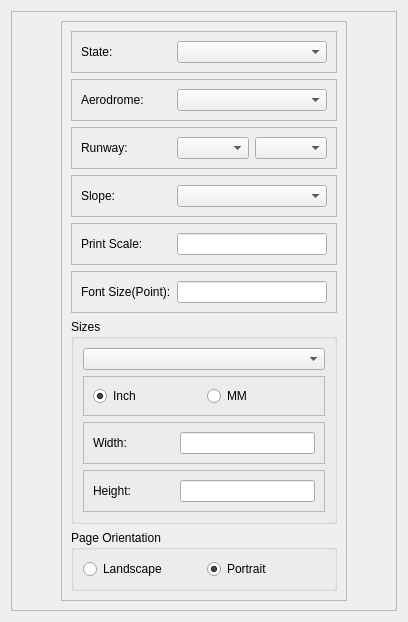
         <widget class="QWidget" name="page">
          <layout class="QVBoxLayout" name="verticalLayout_3">
           <item>
            <widget class="QFrame" name="frame_13">
             <property name="frameShape">
              <enum>QFrame::StyledPanel</enum>
             </property>
             <property name="frameShadow">
              <enum>QFrame::Raised</enum>
             </property>
             <layout class="QHBoxLayout" name="horizontalLayout_6">
              <item>
               <spacer name="horizontalSpacer">
                <property name="orientation">
                 <enum>Qt::Horizontal</enum>
                </property>
                <property name="sizeHint" stdset="0">
                 <size>
                  <width>40</width>
                  <height>20</height>
                 </size>
                </property>
               </spacer>
              </item>
              <item>
               <widget class="QFrame" name="frame_3">
                <property name="frameShape">
                 <enum>QFrame::StyledPanel</enum>
                </property>
                <property name="frameShadow">
                 <enum>QFrame::Raised</enum>
                </property>
                <layout class="QVBoxLayout" name="verticalLayout_9">
                 <item>
                  <widget class="QFrame" name="frmState">
                   <property name="frameShape">
                    <enum>QFrame::StyledPanel</enum>
                   </property>
                   <property name="frameShadow">
                    <enum>QFrame::Raised</enum>
                   </property>
                   <layout class="QHBoxLayout" name="horizontalLayout_3">
                    <item>
                     <widget class="QLabel" name="lblState">
                      <property name="minimumSize">
                       <size>
                        <width>90</width>
                        <height>0</height>
                       </size>
                      </property>
                      <property name="maximumSize">
                       <size>
                        <width>90</width>
                        <height>16777215</height>
                       </size>
                      </property>
                      <property name="text">
                       <string>State: </string>
                      </property>
                     </widget>
                    </item>
                    <item>
                     <widget class="QComboBox" name="ddlState"/>
                    </item>
                   </layout>
                  </widget>
                 </item>
                 <item>
                  <widget class="QFrame" name="frmAerodrome">
                   <property name="frameShape">
                    <enum>QFrame::StyledPanel</enum>
                   </property>
                   <property name="frameShadow">
                    <enum>QFrame::Raised</enum>
                   </property>
                   <layout class="QHBoxLayout" name="horizontalLayout_4">
                    <item>
                     <widget class="QLabel" name="lblAerodrome">
                      <property name="minimumSize">
                       <size>
                        <width>90</width>
                        <height>0</height>
                       </size>
                      </property>
                      <property name="maximumSize">
                       <size>
                        <width>90</width>
                        <height>16777215</height>
                       </size>
                      </property>
                      <property name="text">
                       <string>Aerodrome: </string>
                      </property>
                     </widget>
                    </item>
                    <item>
                     <widget class="QComboBox" name="ddlAerodrome"/>
                    </item>
                   </layout>
                  </widget>
                 </item>
                 <item>
                  <widget class="QFrame" name="frmRunway">
                   <property name="frameShape">
                    <enum>QFrame::StyledPanel</enum>
                   </property>
                   <property name="frameShadow">
                    <enum>QFrame::Raised</enum>
                   </property>
                   <layout class="QHBoxLayout" name="horizontalLayout_5">
                    <item>
                     <widget class="QLabel" name="lblRunway">
                      <property name="minimumSize">
                       <size>
                        <width>90</width>
                        <height>0</height>
                       </size>
                      </property>
                      <property name="maximumSize">
                       <size>
                        <width>90</width>
                        <height>16777215</height>
                       </size>
                      </property>
                      <property name="text">
                       <string>Runway: </string>
                      </property>
                     </widget>
                    </item>
                    <item>
                     <widget class="QComboBox" name="ddlRunway1"/>
                    </item>
                    <item>
                     <widget class="QComboBox" name="ddlRunway2"/>
                    </item>
                   </layout>
                  </widget>
                 </item>
                 <item>
                  <widget class="QFrame" name="frmSlope">
                   <property name="frameShape">
                    <enum>QFrame::StyledPanel</enum>
                   </property>
                   <property name="frameShadow">
                    <enum>QFrame::Raised</enum>
                   </property>
                   <layout class="QHBoxLayout" name="horizontalLayout_7">
                    <item>
                     <widget class="QLabel" name="lblSlope">
                      <property name="minimumSize">
                       <size>
                        <width>90</width>
                        <height>0</height>
                       </size>
                      </property>
                      <property name="maximumSize">
                       <size>
                        <width>90</width>
                        <height>16777215</height>
                       </size>
                      </property>
                      <property name="text">
                       <string>Slope: </string>
                      </property>
                     </widget>
                    </item>
                    <item>
                     <widget class="QComboBox" name="ddlSlope"/>
                    </item>
                   </layout>
                  </widget>
                 </item>
                 <item>
                  <widget class="QFrame" name="frmPrintScale">
                   <property name="frameShape">
                    <enum>QFrame::StyledPanel</enum>
                   </property>
                   <property name="frameShadow">
                    <enum>QFrame::Raised</enum>
                   </property>
                   <layout class="QHBoxLayout" name="horizontalLayout_8">
                    <item>
                     <widget class="QLabel" name="lblPrintScale">
                      <property name="minimumSize">
                       <size>
                        <width>90</width>
                        <height>0</height>
                       </size>
                      </property>
                      <property name="maximumSize">
                       <size>
                        <width>90</width>
                        <height>16777215</height>
                       </size>
                      </property>
                      <property name="text">
                       <string>Print Scale: </string>
                      </property>
                     </widget>
                    </item>
                    <item>
                     <widget class="QLineEdit" name="txtPrintScale"/>
                    </item>
                   </layout>
                  </widget>
                 </item>
                 <item>
                  <widget class="QFrame" name="frmFontSize">
                   <property name="frameShape">
                    <enum>QFrame::StyledPanel</enum>
                   </property>
                   <property name="frameShadow">
                    <enum>QFrame::Raised</enum>
                   </property>
                   <layout class="QHBoxLayout" name="horizontalLayout_9">
                    <item>
                     <widget class="QLabel" name="lblFontSize">
                      <property name="minimumSize">
                       <size>
                        <width>90</width>
                        <height>0</height>
                       </size>
                      </property>
                      <property name="maximumSize">
                       <size>
                        <width>90</width>
                        <height>16777215</height>
                       </size>
                      </property>
                      <property name="text">
                       <string>Font Size(Point): </string>
                      </property>
                     </widget>
                    </item>
                    <item>
                     <widget class="QLineEdit" name="txtFontSize"/>
                    </item>
                   </layout>
                  </widget>
                 </item>
                 <item>
                  <widget class="QGroupBox" name="gbSizes">
                   <property name="title">
                    <string>Sizes</string>
                   </property>
                   <layout class="QVBoxLayout" name="verticalLayout_10">
                    <item>
                     <widget class="QComboBox" name="ddlPageSizes"/>
                    </item>
                    <item>
                     <widget class="QFrame" name="frame_11">
                      <property name="frameShape">
                       <enum>QFrame::StyledPanel</enum>
                      </property>
                      <property name="frameShadow">
                       <enum>QFrame::Raised</enum>
                      </property>
                      <layout class="QHBoxLayout" name="horizontalLayout_10">
                       <item>
                        <widget class="QRadioButton" name="rbtnInch">
                         <property name="text">
                          <string>Inch</string>
                         </property>
                         <property name="checked">
                          <bool>true</bool>
                         </property>
                        </widget>
                       </item>
                       <item>
                        <widget class="QRadioButton" name="rbtnmm">
                         <property name="text">
                          <string>MM</string>
                         </property>
                        </widget>
                       </item>
                      </layout>
                     </widget>
                    </item>
                    <item>
                     <widget class="QFrame" name="frmWidth">
                      <property name="frameShape">
                       <enum>QFrame::StyledPanel</enum>
                      </property>
                      <property name="frameShadow">
                       <enum>QFrame::Raised</enum>
                      </property>
                      <layout class="QHBoxLayout" name="horizontalLayout_12">
                       <item>
                        <widget class="QLabel" name="lblWidth">
                         <property name="minimumSize">
                          <size>
                           <width>81</width>
                           <height>0</height>
                          </size>
                         </property>
                         <property name="maximumSize">
                          <size>
                           <width>81</width>
                           <height>16777215</height>
                          </size>
                         </property>
                         <property name="text">
                          <string>Width:</string>
                         </property>
                        </widget>
                       </item>
                       <item>
                        <widget class="QLineEdit" name="txtWidth"/>
                       </item>
                      </layout>
                     </widget>
                    </item>
                    <item>
                     <widget class="QFrame" name="frmHeight">
                      <property name="frameShape">
                       <enum>QFrame::StyledPanel</enum>
                      </property>
                      <property name="frameShadow">
                       <enum>QFrame::Raised</enum>
                      </property>
                      <layout class="QHBoxLayout" name="horizontalLayout_13">
                       <item>
                        <widget class="QLabel" name="lblHeight">
                         <property name="minimumSize">
                          <size>
                           <width>81</width>
                           <height>0</height>
                          </size>
                         </property>
                         <property name="maximumSize">
                          <size>
                           <width>81</width>
                           <height>16777215</height>
                          </size>
                         </property>
                         <property name="text">
                          <string>Height: </string>
                         </property>
                        </widget>
                       </item>
                       <item>
                        <widget class="QLineEdit" name="txtHeight"/>
                       </item>
                      </layout>
                     </widget>
                    </item>
                   </layout>
                  </widget>
                 </item>
                 <item>
                  <widget class="QGroupBox" name="gbPageOrientation">
                   <property name="title">
                    <string>Page Orientation</string>
                   </property>
                   <layout class="QHBoxLayout" name="horizontalLayout_14">
                    <item>
                     <widget class="QRadioButton" name="radioButton">
                      <property name="text">
                       <string>Landscape</string>
                      </property>
                     </widget>
                    </item>
                    <item>
                     <widget class="QRadioButton" name="rblLandscape">
                      <property name="text">
                       <string>Portrait</string>
                      </property>
                      <property name="checked">
                       <bool>true</bool>
                      </property>
                     </widget>
                    </item>
                   </layout>
                  </widget>
                 </item>
                </layout>
               </widget>
              </item>
              <item>
               <spacer name="horizontalSpacer_2">
                <property name="orientation">
                 <enum>Qt::Horizontal</enum>
                </property>
                <property name="sizeHint" stdset="0">
                 <size>
                  <width>40</width>
                  <height>20</height>
                 </size>
                </property>
               </spacer>
              </item>
             </layout>
             <zorder>frmState</zorder>
             <zorder>frame_3</zorder>
             <zorder>horizontalSpacer</zorder>
             <zorder>horizontalSpacer_2</zorder>
            </widget>
           </item>
          </layout>
         </widget>
